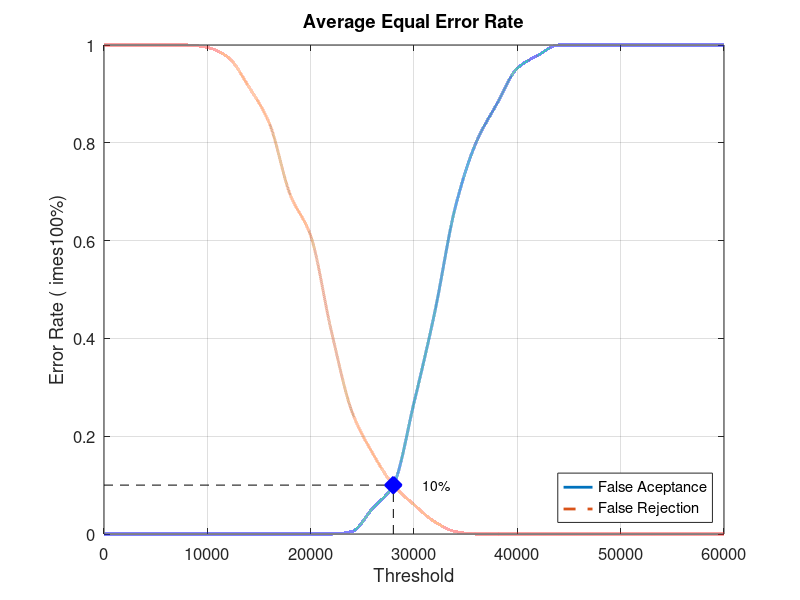
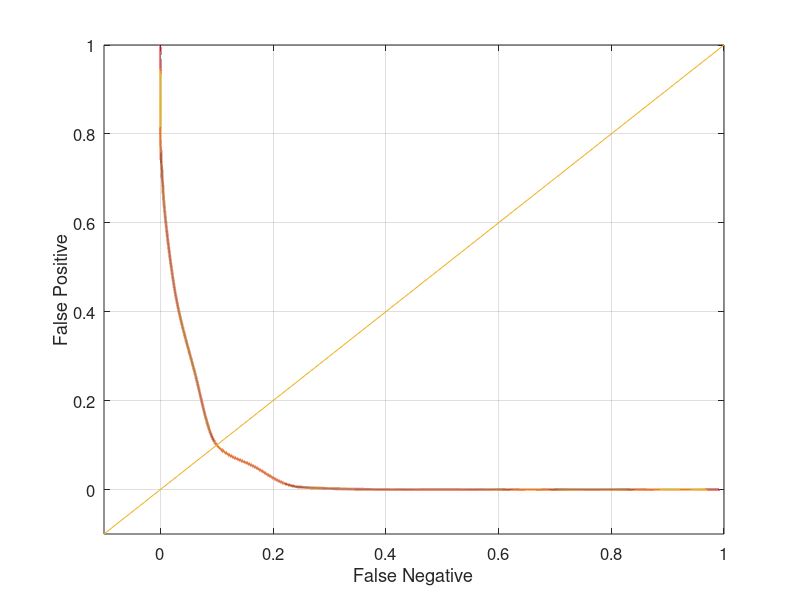

Here is the MATLAB script that generated these plots, in order:
close all;
clear;
clc;
x = 0:2000:60000;
xq = 0:0.5:60000;

y0 = [0 0 0 0 0 0 0 0 0 0 0 0 0.00526316 0.0526316 0.1 0.268421 0.452632 0.668421 0.8 0.878947 0.952632 0.978947 1 1 1 1 1 1 1 1 1]
yy0 = interp1(x, y0, xq, 'pchip');
y1 = [1 1 1 1 1 0.995 0.975 0.915 0.84 0.695 0.61 0.415 0.25 0.165 0.1 0.06 0.025 0.005 0 0 0 0 0 0 0 0 0 0 0 0 0]
yy1 = interp1(x, y1, xq, 'pchip');

% Calculating EER: 
y2 = abs(y0 - y1);
find(y2 == min(y2))
yy2 = abs(yy0 - yy1);
xEER = find(yy2 == min(yy2));
xEERIndex = xq(xEER) % X-axis EER
yEER = yy0(xEER) % Y-axis EER

main = figure
plot(xq, yy0,'-','LineWidth', 2);	hold on
plot(xq, yy1,'--','LineWidth', 2);	hold on
plot([xEERIndex xEERIndex], [0 yEER], 'k--');	hold on
plot([0 xEERIndex], [yEER yEER], 'k--');	hold on
plot(xEERIndex, yEER, 'bx', 'LineWidth', 10);	hold on
text(xEERIndex + 10 * xEERIndex / 100, yEER, [num2str(round((10000 * yEER)) / 100) '%'])
legend('False Aceptance', 'False Rejection', 'Location', 'SouthEast')
xlabel('Threshold')
ylabel('Error Rate (	imes100%)')
title('Average Equal Error Rate')
set(gca, 'FontSize', 12)
axis([0 60000 0 1])
grid on

print(main, 'Database3_1Main', '-dpng');
FNRxFPR = figure('Color', [1 1 1]);
plot(yy1, yy0, '-', yy1, yy0, 'LineWidth', 2);
hold on
y = -0.1:0.1:1
plot(y, y); 
set(gca, 'FontSize', 12)
xlabel('False Negative')
ylabel('False Positive')
axis([-0.1 1 -0.1 1])
set(gca, 'FontSize', 12)
grid on

print(FNRxFPR, 'Database3_1FNRxFPR','-dpng');
